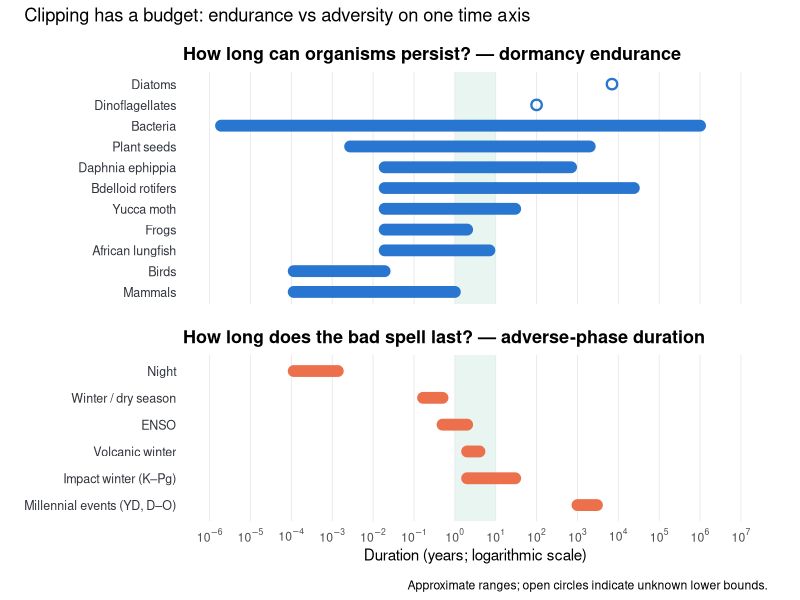
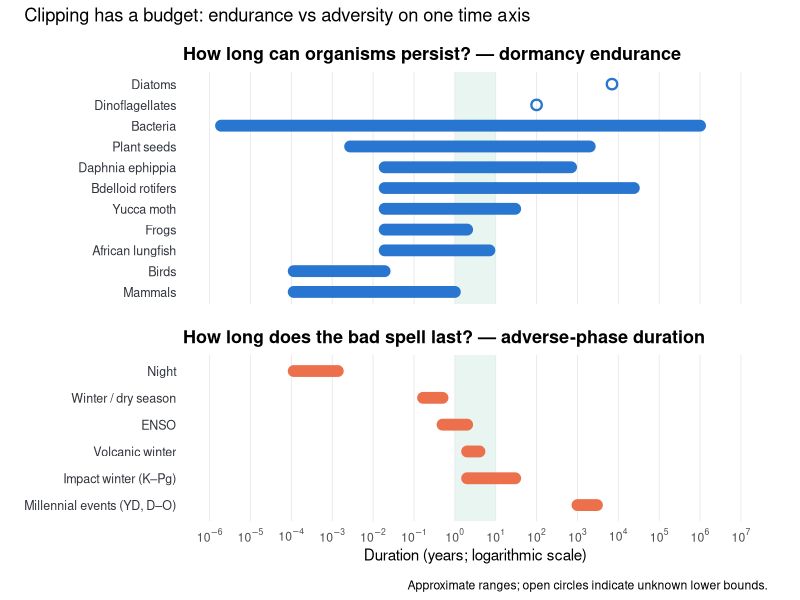
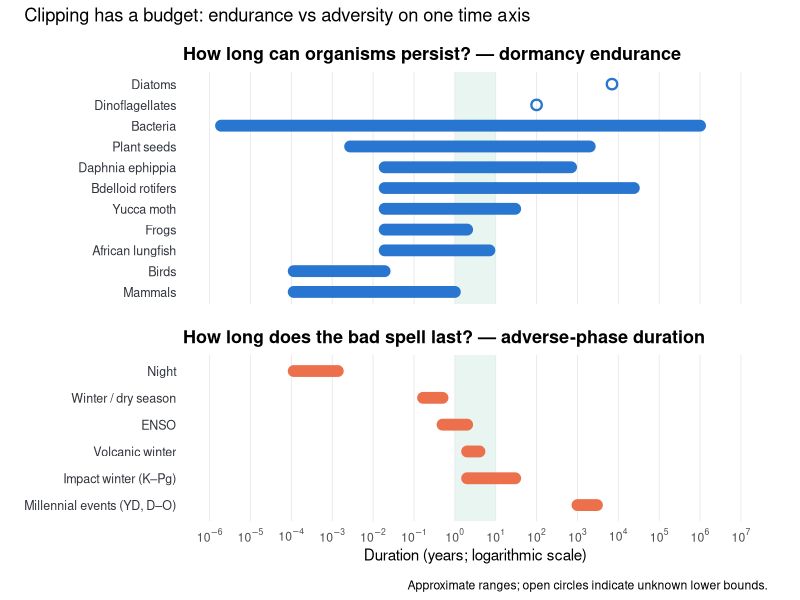

Generate these figures, in order, with R:

library(ggplot2)
library(patchwork)
library(dplyr)
library(tibble)
library(scales)

# Time in years
hour <- 1/(24*365.25)
day <- 1/365.25
week <- 7*day
month <- 1/12

endurance <- tribble(
  ~taxon, ~min_yr, ~max_yr,
  "Bacteria", 1/60*hour, 1e6,
  "Plant seeds", day, 2000,
  "Daphnia ephippia", week, 700,
  "Bdelloid rotifers", week, 24000,
  "Yucca moth", week, 30,
  "Frogs", week, 2,
  "African lungfish", week, 7,
  "Birds", hour, week,
  "Mammals", hour, 1,
  "Diatoms", NA_real_, 7000,
  "Dinoflagellates", NA_real_, 100
)

adversity <- tribble(
  ~event, ~min_yr, ~max_yr, ~recurrence,
  "Night", hour, 12*hour, "Daily",
  "Winter / dry season", 2*month, 6*month, "Yearly",
  "ENSO", 6*month, 2, "Every 2–7 years",
  "Volcanic winter", 2, 4, "Stochastic",
  "Impact winter (K–Pg)", 2, 30, "Stochastic",
  "Millennial events (YD, D–O)", 1000, 3000, "Millennial"
)

write.csv(endurance, "endurance_data.csv", row.names=FALSE, na="")
write.csv(adversity, "adversity_data.csv", row.names=FALSE, na="")

axis_breaks <- 10^seq(-6, 7, by=1)
axis_labels <- function(x) {
  parse(text=paste0("10^", round(log10(x))))
}

common <- theme_minimal(base_size=11) +
  theme(
    panel.grid.minor=element_blank(),
    panel.grid.major.y=element_blank(),
    panel.grid.major.x=element_line(color="#e6e8eb", linewidth=.3),
    plot.title=element_text(face="bold", size=13),
    axis.title.y=element_blank(),
    axis.text.y=element_text(color="#30343b", size=9),
    plot.margin=margin(10, 18, 6, 12)
  )

# Dormancy endurance
endurance <- endurance %>%
  mutate(taxon=factor(taxon, levels=rev(taxon)))

p1 <- ggplot(endurance, aes(y=taxon)) +
  annotate(
    "rect", xmin=1, xmax=10, ymin=-Inf, ymax=Inf,
    fill="#dcefe8", alpha=.65
  ) +
  geom_segment(
    data=filter(endurance, !is.na(min_yr)),
    aes(x=min_yr, xend=max_yr, yend=taxon),
    linewidth=4, color="#2876d0", lineend="round"
  ) +
  geom_point(
    data=filter(endurance, is.na(min_yr)),
    aes(x=max_yr),
    color="#2876d0", size=2.7, shape=1, stroke=1.2
  ) +
  scale_x_log10(
    limits=c(1e-6, 1e7),
    breaks=axis_breaks,
    labels=axis_labels
  ) +
  labs(
    title="How long can organisms persist? — dormancy endurance",
    x=NULL
  ) +
  common +
  theme(
    axis.text.x=element_blank(),
    axis.ticks.x=element_blank()
  )

# Adverse duration
adversity <- adversity %>%
  mutate(event=factor(event, levels=rev(event)))

p2 <- ggplot(adversity, aes(y=event)) +
  annotate(
    "rect", xmin=1, xmax=10, ymin=-Inf, ymax=Inf,
    fill="#dcefe8", alpha=.65
  ) +
  geom_segment(
    aes(x=min_yr, xend=max_yr, yend=event),
    linewidth=4, color="#ec704c", lineend="round"
  ) +
  scale_x_log10(
    limits=c(1e-6, 1e7),
    breaks=axis_breaks,
    labels=axis_labels
  ) +
  labs(
    title="How long does the bad spell last? — adverse-phase duration",
    x="Duration (years; logarithmic scale)"
  ) +
  common

# Combined figure
fig <- (p1 / p2) +
  plot_layout(heights=c(1.4, 1)) +
  plot_annotation(
    title="Clipping has a budget: endurance vs adversity on one time axis",
    caption="Approximate ranges; open circles indicate unknown lower bounds."
  ) &
  theme(
    plot.background=element_rect(fill="white", color=NA)
  )

ggsave("dormancy_vs_adversity.pdf", fig, width=12, height=9)
ggsave("dormancy_vs_adversity.png", fig, width=12, height=9, dpi=300)

print(fig)
